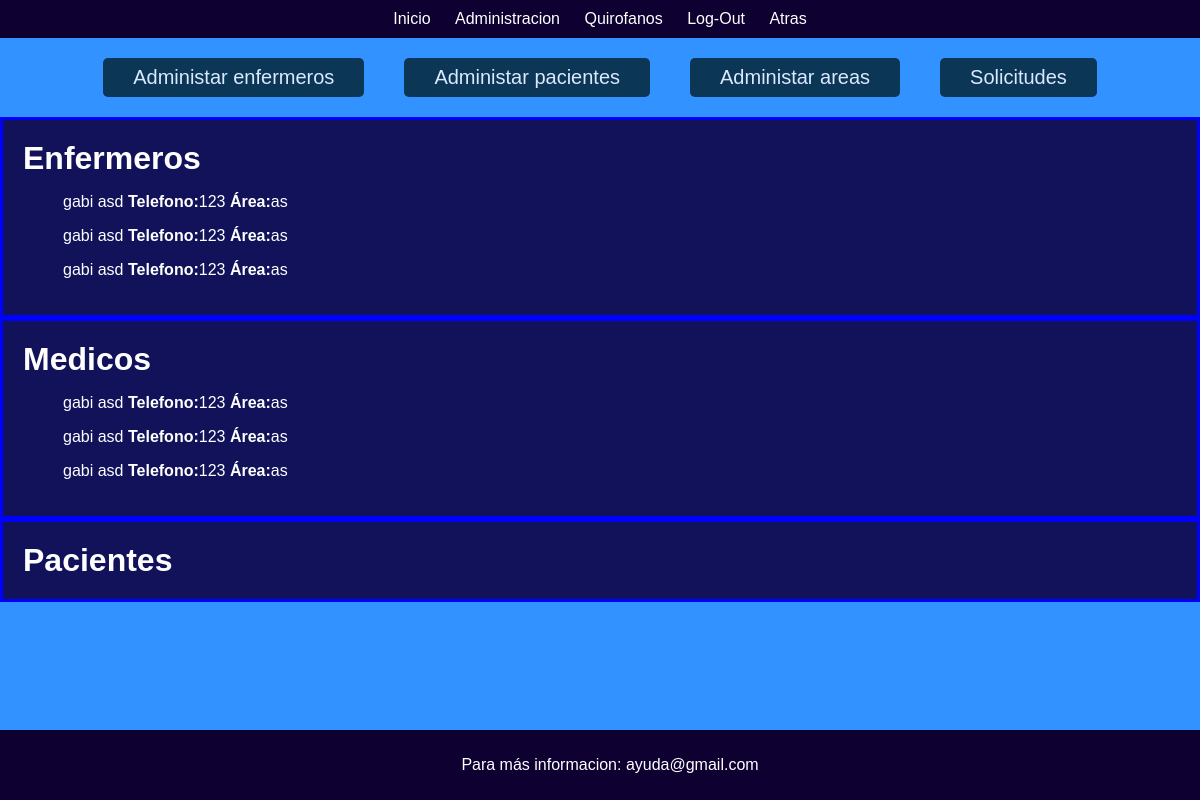
The page /Punk/adm.php on the database as committed earlier.
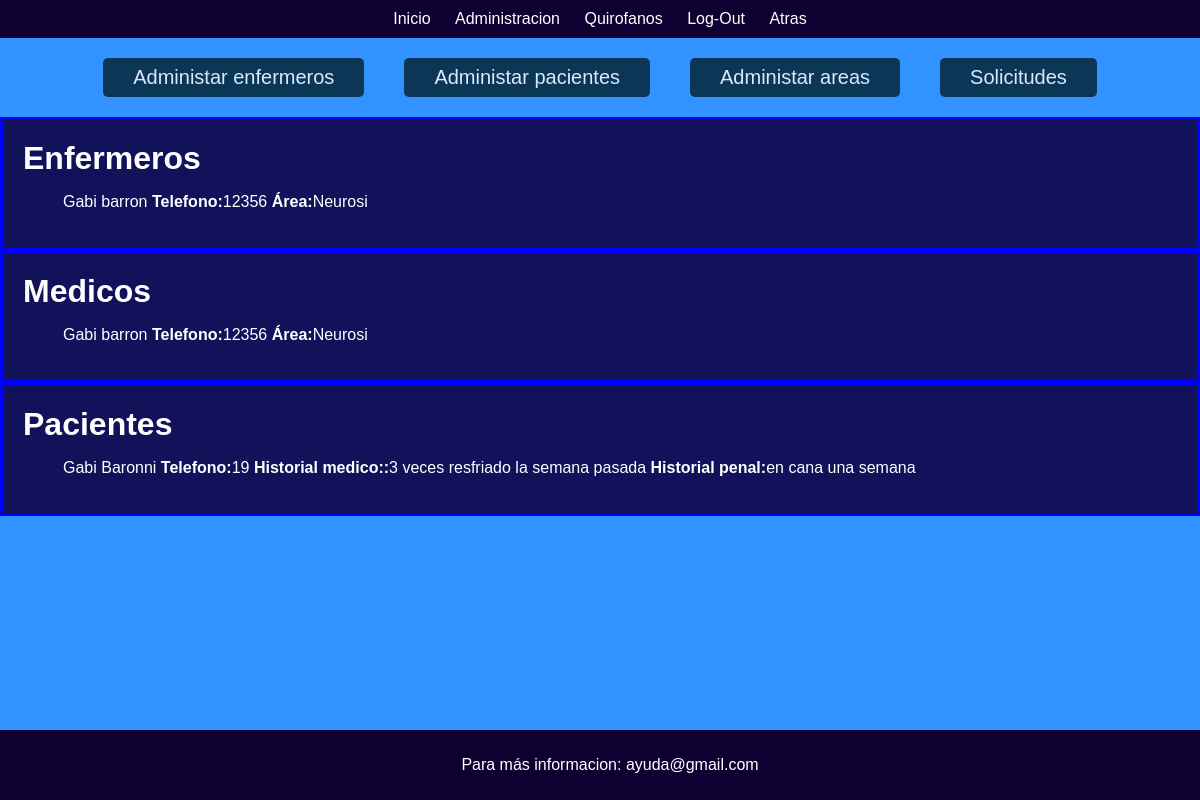
The same page on the database as committed later.
### tables this page shows
CREATE TABLE `enfermeros` (
  `id_enfermero` int(11) NOT NULL,
  `nombre` text NOT NULL,
  `apellido` text NOT NULL,
  `telefono` int(200) NOT NULL,
  `correo` varchar(200) NOT NULL,
  `area` text NOT NULL
);

CREATE TABLE `pacientes` (
  `id_paciente` int(200) NOT NULL,
  `nombre` text NOT NULL,
  `apellido` text NOT NULL,
  `edad` int(150) NOT NULL,
  `fecha` varchar(200) NOT NULL,
  `sintomas` varchar(200) NOT NULL,
  `historial_medico` varchar(300) NOT NULL,
  `historial_penal` varchar(300) NOT NULL,
  `id_enfermero` int(200) NOT NULL,
  `id_area` int(200) NOT NULL
);

### Punk/adm.php (the view, shortened to what this page needs)
<!DOCTYPE html>
<html lang="en">
<head>
    <link rel="stylesheet" href="./css/Punk.css">
</head>
<body id="inicio">
    <div class="top-bar">
        <a href="#inicio">Inicio</a>
        <a href="adm.php">Administracion</a>
        <a href="hospital.php">Quirofanos</a>
        <a href="index.php">Log-Out</a>
        <a href="hospital.php">Atras</a>
    </div>
<div class="btn_adm">
    <a href="adm_enfermeros.php"><button>Administar enfermeros</button></a>
    <a href="adm_pacientes.php"><button>Administar pacientes</button></a>
    <a href="adm_areas.php"><button>Administar areas</button></a>
    <a href="notis.php"><button>Solicitudes</button></a>
</div>
    <div class="mostrar">
    <h1 id="titulo">Enfermeros</h1>
        <?php
                include ("conexion.php");
                $consulta = mysqli_query($conexion,"SELECT  * FROM enfermeros");
                while ($lista_consulta= mysqli_fetch_assoc($consulta) ){
        ?>
                <div>
                <ul id="lista">
                        <li><?php echo $lista_consulta["nombre"] . " " . $lista_consulta["apellido"]; ?></li>
                        <li><b>Telefono:</b><?php echo $lista_consulta["telefono"];?></li>
                        <li><b>Área:</b><?php echo $lista_consulta["area"];?></li>
                    </ul>
                </div>
        <?php } ?>
    </div>
<div class="mostrar">
    <h1 id="titulo">Medicos</h1>
        <?php
                include ("conexion.php");
                $consulta = mysqli_query($conexion,"SELECT  * FROM enfermeros");
                while ($lista_consulta= mysqli_fetch_assoc($consulta) ){
        ?>
                <div>
                <ul id="lista">
                        <li><?php echo $lista_consulta["nombre"] . " " . $lista_consulta["apellido"]; ?></li>
                        <li><b>Telefono:</b><?php echo $lista_consulta["telefono"];?></li>
                        <li><b>Área:</b><?php echo $lista_consulta["area"];?></li>
                    </ul>
                </div>
        <?php } ?>
    </div>
<div class="mostrar">
    <h1 id="titulo">Pacientes</h1>
        <?php
                include ("conexion.php");
                $consulta = mysqli_query($conexion,"SELECT  * FROM pacientes");
                while ($lista_consulta= mysqli_fetch_assoc($consulta) ){
        ?>
                <div>
                <ul id="lista">
                        <li><?php echo $lista_consulta["nombre"] . " " . $lista_consulta["apellido"]; ?></li>
                        <li><b>Telefono:</b><?php echo $lista_consulta["edad"];?></li>
                        <li><b>Historial medico::</b><?php echo $lista_consulta["historial_medico"];?></li>
                        <li><b>Historial penal:</b><?php echo $lista_consulta["historial_penal"];?></li>
                    </ul>
                </div>
        <?php } ?>
    </div>
    <div class="elemento-abajo">
        <p>Para más informacion: ayuda@gmail.com</p>
    </div>
</body>
</html>

### Punk/css/Punk.css (style rules this page uses)
html { height: 100%; }
body { font-family: Arial, sans-serif; margin: 0; padding: 0; color: rgb(161, 197, 255); background-color: rgb(50, 146, 255); height: inherit; }
h1 { margin: 0; }
button { font-size: 20px; margin-top: 20px; padding: 8px 30px; background-color: rgb(11, 54, 85); color: rgb(219, 233, 255); border: none; border-radius: 5px; cursor: pointer; }
.btn_adm { display: inline-flex; width: 100%; justify-content: center; }
.btn_adm button { margin: 20px; }
.top-bar { background-color: #0e0030; color: #fff; padding: 10px 0; text-align: center; }
.top-bar a { color: #fff; text-decoration: none; margin: 0 10px; }
.elemento-abajo { position: fixed; bottom: 0; width: 100%; background-color: #0e0030; color: #fff; padding: 10px; text-align: center; }

### Punk/adm.php (style rules this page uses)
.mostrar { padding: 20px; color: white; background-color: #11125a; border: 3px solid blue; }
.mostrar ul li { list-style: none; display: inline-flex; color: white; background-color: #11125a; }

Rows that differ between the two databases and show on the page:
removed enfermeros: nombre "gabi", apellido "asd", telefono "123", area "as"
removed enfermeros: nombre "gabi", apellido "asd", telefono "123", area "as"
removed enfermeros: nombre "gabi", apellido "asd", telefono "123", area "as"
added enfermeros: nombre "Gabi", apellido "barron", telefono "12356", area "Neurosi"
added pacientes: nombre "Gabi", apellido "Baronni", edad "19", historial_medico "3 veces resfriado la semana pasada", historial_penal "en cana una semana"
